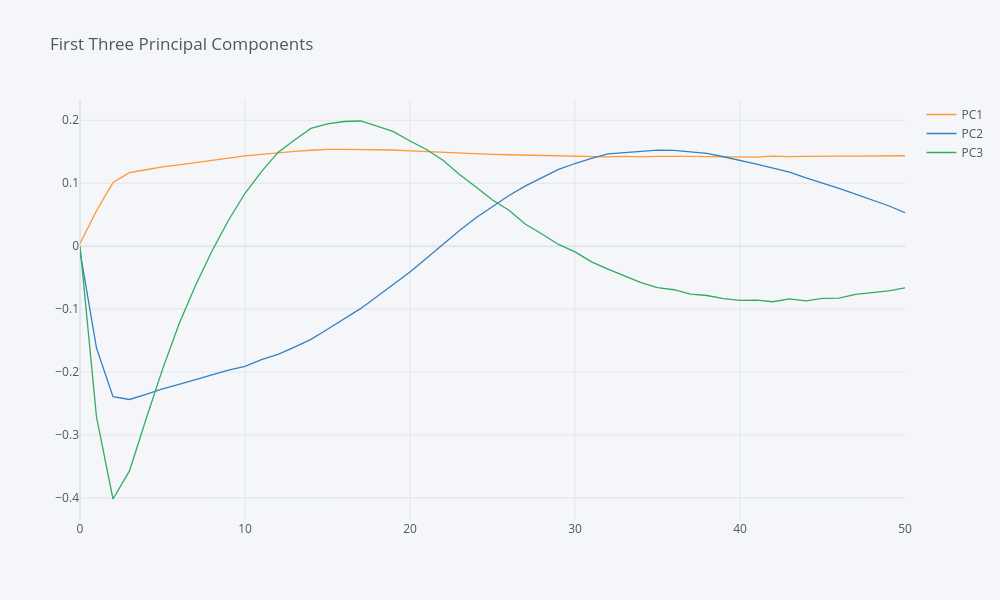

The cell this chart's notebook holds for it:
### Markdown cell above
### Visualize PCs

### Code cell
df_pca.iplot(title='First Three Principal Components')
